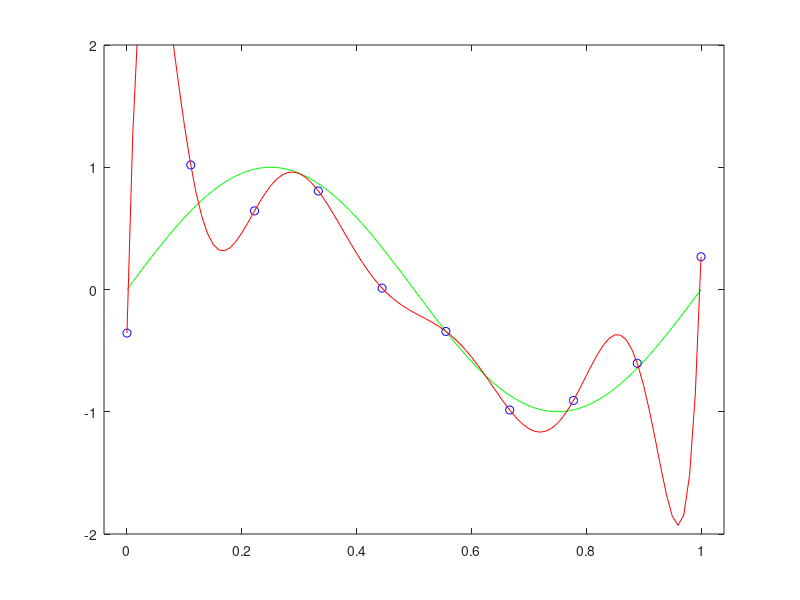

MATLAB code for this plot:
#!/bin/octave

# training data
N = 10;
x = [0:N-1] / (N-1);
t = sin(2*pi*x) + .3*randn(1, N);

# functions
function ret = y(x, w)
	ret = x' .^ [0:length(w)-1] * w;
endfunction

function error = least_squares(x, t, w)
	sum = 0;
	N = length(x);
	for n = 1:N
		sum += (y(x(n), w) - t(n)) ^ 2;
	endfor
	error = sum;
endfunction


for M = [0, 1, 3, 9]
	# Calculating coefficients vector w* of Mth degree polynomial so that dleast_squares/dw = 0 at w*
	sum_x_powers = zeros(1,2*M+1);
	for n=1:N
		sum_x_powers += x(n) .^ [0:2*M];
	endfor
	x_powers_matrix = zeros(M+1);
	for j=1:M+1
		x_powers_matrix([j*(M+1)-M:j*(M+1)]) += sum_x_powers(j:j+M);
	endfor
	target = zeros(M+1, 1);
	for n=1:N
		target += x(n) .^ [0:M]' * t(n);
	endfor

	w = inv(x_powers_matrix) * target;



	printf("Least squares: %d\n", least_squares(x, t, w));
	# plot
	p_x = [0:100] / 100;
	p = plot(p_x, sin(2*pi*p_x), "g", x, t, "ob", p_x, y(p_x, w), "r");
	axis([-0.04, 1.04, -2, 2]);
	refresh()
	waitfor(p)
endfor
